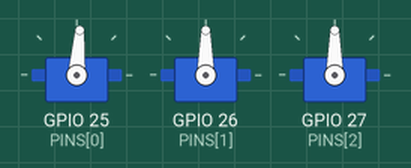
The sketch below on a simulated ESP32. On the bench: 3 × servo.

Above: at 1.05 s.
At 1.35 s:
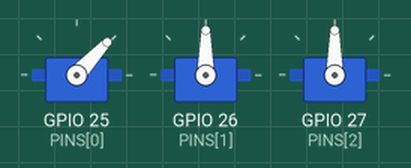
At 1.65 s:
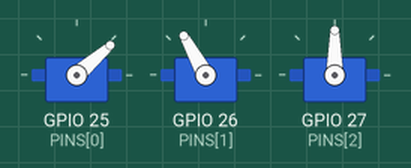
At 2.05 s:
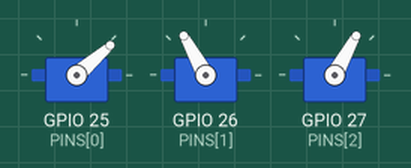
At 2.5 s:
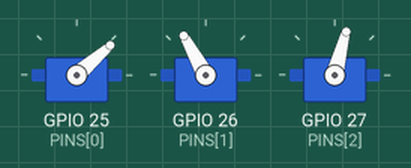
At 3.1 s:
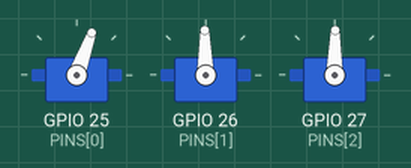
Timing chart, 0 to 9.0 s (numbered marks = the images above):
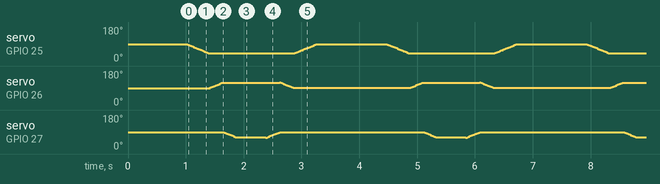

The sketch:

example.ino
```cpp
// Control three servos on an ESP32 using the ESP32Servo library, centering them and performing per-joint glide motions in degrees.
//
// Buy this module: https://shillehtek.com/products/3dof-robot-arm-kit-mg995-servos
// Full manual: https://shillehtek.com/blogs/shillehtek-product-manuals/3dof-robot-arm-kit-mg995-servos-manual
// More examples: https://github.com/shillehbean/shillehtek-examples
//

// Library Manager: install "ESP32Servo"
#include <ESP32Servo.h>

Servo joints[3];
const int PINS[3] = {25, 26, 27};

void setup() {
  for (int i = 0; i < 3; i++) {
    joints[i].setPeriodHertz(50);
    joints[i].attach(PINS[i], 500, 2500);
    joints[i].write(90);            // center everything
  }
  delay(1000);
}

void glide(int idx, int from, int to) {
  int dir = (to > from) ? 1 : -1;
  for (int a = from; a != to; a += dir) {
    joints[idx].write(a);
    delay(8);
  }
}

void loop() {
  glide(0, 90, 40);    // base left
  glide(1, 90, 120);   // shoulder down
  glide(2, 90, 60);    // elbow in
  delay(500);
  glide(2, 60, 90);
  glide(1, 120, 90);
  glide(0, 40, 90);
  delay(1200);
}
```
